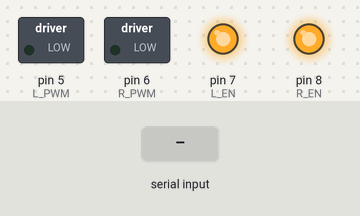
Bench run of a sketch on a simulated Arduino Uno, built with avr-gcc and run on an emulated ATmega328P. Parts: switched loads named in the sketch (green lamp = pin HIGH), output pins drawn as LEDs (lit = HIGH). The inputs (shaded band) are chosen by the test bench.

Above: at 1.2 s.
1.3 s: "F" received over the second serial link
At 2.5 s:
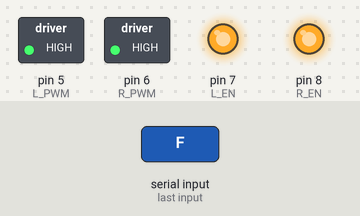
2.8 s: "S" received over the second serial link
At 3.9 s:
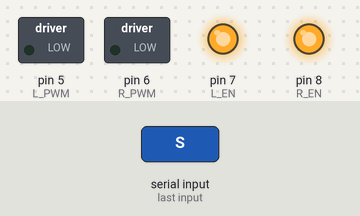
Timing chart, 0 to 5.8 s (numbered marks = the images above; inputs shaded):
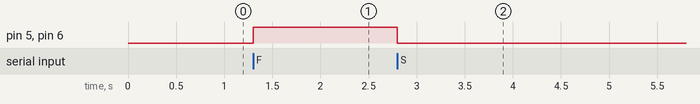

Measured:
- after the input at 1.3 s, pin 5 (L_PWM), pin 6 (R_PWM): LOW → HIGH at once
- after the input at 2.8 s, pin 5 (L_PWM), pin 6 (R_PWM): HIGH → LOW at once

The sketch:

sumo_bluetooth_simple.ino
```cpp
#include <SoftwareSerial.h>

// Bluetooth Pins
SoftwareSerial BTSerial(10, 11); // RX, TX

// BTS7960 Motor Driver Pins (Left Side)
const int L_PWM = 5;
const int L_EN = 7;
// BTS7960 Motor Driver Pins (Right Side)
const int R_PWM = 6;
const int R_EN = 8;

// Sensors
const int trigPin = A0;
const int echoPin = A1;

void setup() {
  BTSerial.begin(9600);
  pinMode(L_PWM, OUTPUT); pinMode(L_EN, OUTPUT);
  pinMode(R_PWM, OUTPUT); pinMode(R_EN, OUTPUT);

  // Enable the drivers
  digitalWrite(L_EN, HIGH);
  digitalWrite(R_EN, HIGH);
}

void loop() {
  if (BTSerial.available()) {
    char command = BTSerial.read();
    executeCommand(command);
  }
}

void moveForward(int speed) {
  analogWrite(L_PWM, speed);
  analogWrite(R_PWM, speed);
}

void executeCommand(char cmd) {
  switch(cmd) {
    case 'F': moveForward(255); break; // Full speed ahead
    case 'S': moveForward(0); break;   // Stop
    // Add more cases for Turn/Reverse
  }
}
```
